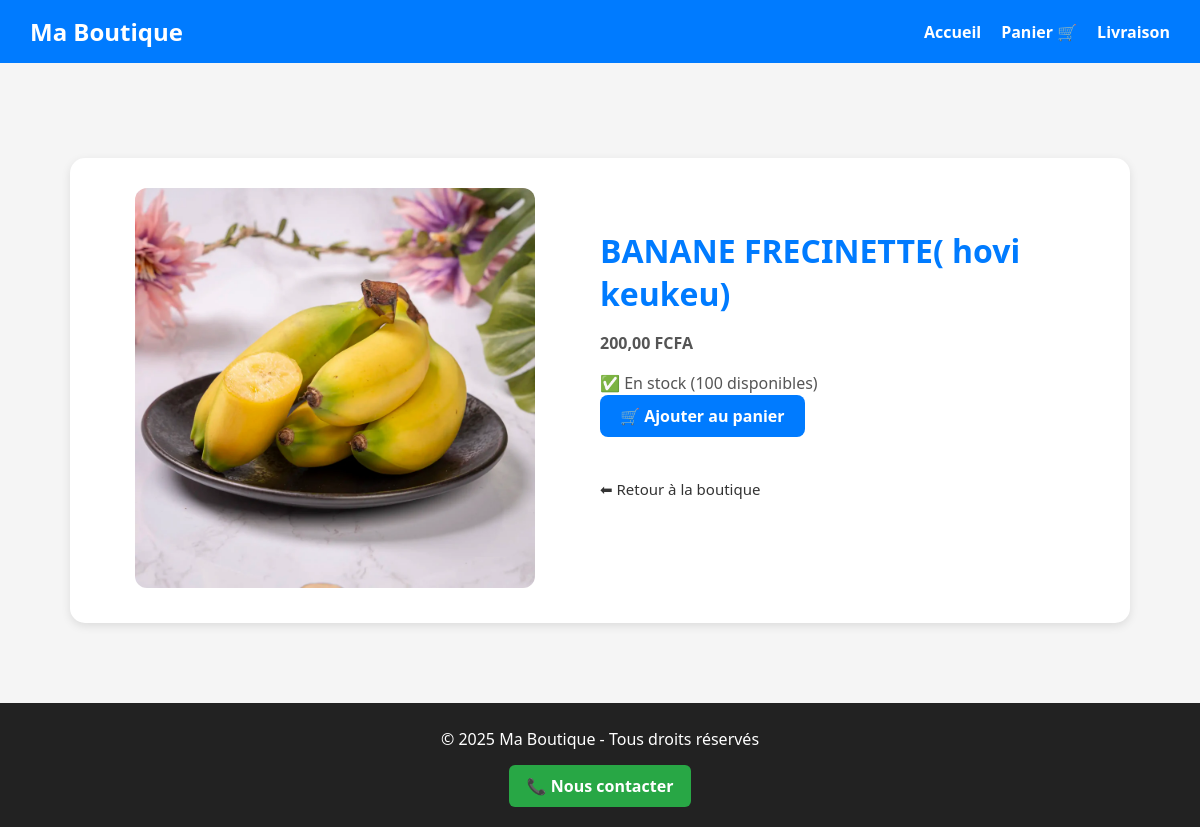
The app's page /produit/1/ with its own data.
### boutique/models.py (models this page shows, shortened)
class Produit(models.Model):
    categorie = models.ForeignKey(Categorie, on_delete=models.CASCADE, related_name="produits")
    nom = models.CharField(max_length=200)
    description = models.TextField(blank=True, default='')
    prix = models.DecimalField(max_digits=10, decimal_places=2)
    image = models.ImageField(upload_to='produits/', blank=True, null=True)
    stock = models.IntegerField(default=0)

### boutique/views.py (the view)
# urls.py: path('produit/<int:pk>/', views.product_detail, name='product_detail'),
def product_detail(request, pk):
    produit = get_object_or_404(Produit, pk=pk)
    return render(request, 'boutique/product_detail.html', {'produit': produit})

### boutique/templates/boutique/product_detail.html (shortened to what this page needs)
{% extends 'boutique/base.html' %}
{% load static %}
{% block content %}
<div class="detail-container">
    <div class="detail-image">
        {% if produit.image %}
            <img src="{{ produit.image.url }}" alt="{{ produit.nom }}">
        {% else %}
            <img src="https://via.placeholder.com/400x300?text=Pas+d'image" alt="Pas d'image">
        {% endif %}
    </div>
    <div class="detail-info">
        <h1>{{ produit.nom }}</h1>
        <p class="prix">{{ produit.prix }} FCFA</p>
        {% if produit.stock > 0 %}
            <p class="stock">✅ En stock ({{ produit.stock }} disponibles)</p>
            <a href="{% url 'boutique:add_to_cart' produit.id %}" class="ajouter-panier">🛒 Ajouter au panier</a>
        {% else %}
            <p class="stock">❌ En rupture de stock</p>
        {% endif %}
        <br><br>
        <a href="{% url 'boutique:product_list' %}" class="retour">⬅ Retour à la boutique</a>
    </div>
</div>
{% endblock %}

### boutique/templates/boutique/base.html (style rules this page uses)
body { margin: 0; font-family: "Segoe UI", Arial, sans-serif; background-color: #f5f5f5; color: #333; }
a { text-decoration: none; color: inherit; }

### records on screen
Produit: image (picture), nom "BANANE FRECINETTE( hovi keukeu)", prix "200,00", stock "100"
